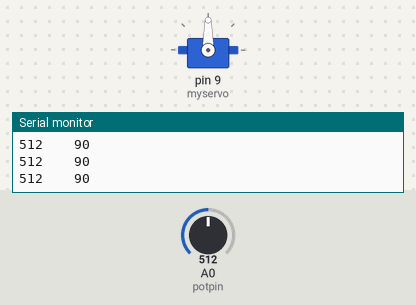
The sketch below on a simulated Arduino Uno, built with avr-gcc and run on an emulated ATmega328P. On the bench: servo, the last lines printed to the serial monitor. The test bench sets the inputs (shaded band); at power-on: A0 (potpin) = 512.

Above: at 1.2 s.
1.3 s: A0 (potpin) set to 716
At 1.8 s:
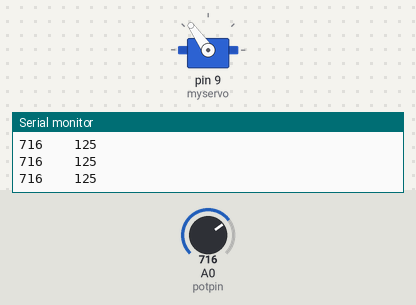
2.8 s: A0 (potpin) set to 900
At 3.2 s:
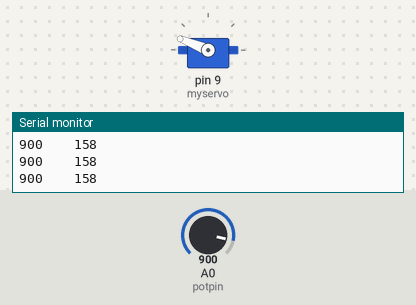
4.3 s: A0 (potpin) set to 1023
At 5.5 s:
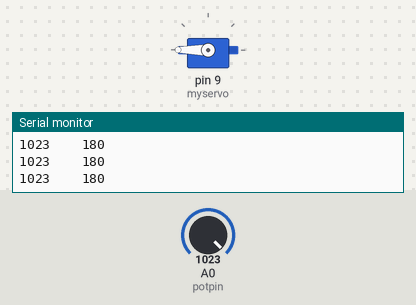
5.8 s: A0 (potpin) set to 306
At 7.0 s:
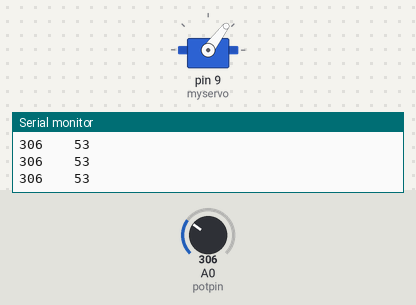
7.3 s: A0 (potpin) set to 122
At 8.4 s:
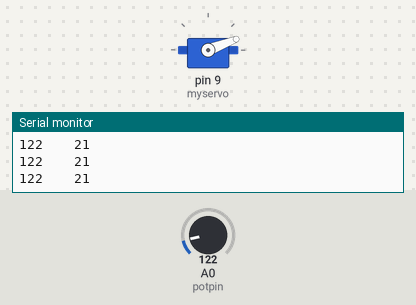
8.8 s: A0 (potpin) set to 0
At 9.8 s:
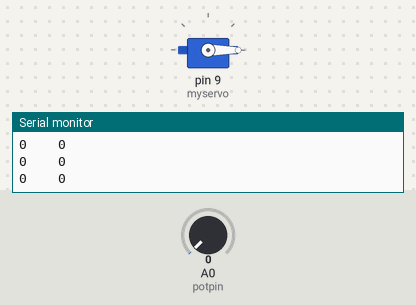
Timing chart, 0 to 11.3 s (numbered marks = the images above; inputs shaded):
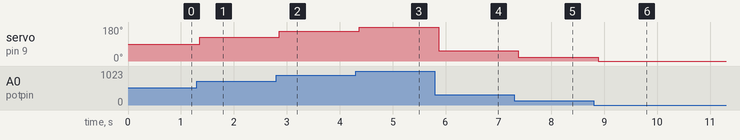

The sketch:

02-02_servo_Knob.ino
```cpp
/*
 Controlling a servo position using a potentiometer (variable resistor)
 by Michal Rinott <http://people.interaction-ivrea.it/m.rinott>

 modified on 8 Nov 2013
 by Scott Fitzgerald
 http://www.arduino.cc/en/Tutorial/Knob
*/

#include <Servo.h>

Servo myservo;  // create servo object to control a servo

int potpin = 0;  // analog pin used to connect the potentiometer
int val;    // variable to read the value from the analog pin

void setup() {
  Serial.begin(9600);
  Serial.println(F("PotVal\t\tServoVal"));
  myservo.attach(9);  // attaches the servo on pin 9 to the servo object
}

void loop() {
  val = analogRead(potpin);            // reads the value of the potentiometer (value between 0 and 1023)
  int xval = map(val, 0, 1023, 0, 180);     // scale it to use it with the servo (value between 0 and 180)
  myservo.write(xval);                  // sets the servo position according to the scaled value
  Serial.print(val);
  Serial.print(F("\t\t"));
  Serial.println(xval);
  delay(150);                           // waits for the servo to get there
}
```

Measured:
- after the input at 1.3 s, servo on pin 9 (myservo): 90° → 125° after 0.06 s
- after the input at 2.8 s, servo on pin 9 (myservo): 125° → 158° after 0.06 s
- after the input at 4.3 s, servo on pin 9 (myservo): 158° → 180° after 0.07 s
- after the input at 5.8 s, servo on pin 9 (myservo): 180° → 53° after 0.07 s
- after the input at 7.3 s, servo on pin 9 (myservo): 53° → 21° after 0.08 s
- after the input at 8.8 s, servo on pin 9 (myservo): 21° → 0° after 0.08 s
